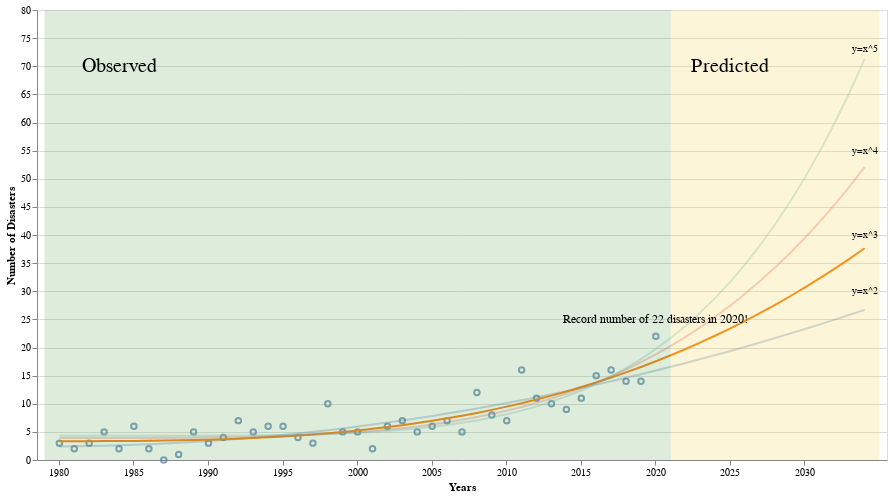

The cell this chart's notebook holds for it:
### Markdown cell above
Let's start by looking at the trends in the US in general. Let's plot the total number of billion dollar disasters each year across the entire united states. We'll also fit a curve to the data, and extrapolate it to the next few years to get a sense of what we can expect

### Code cell
data = usa_data
disaster = 'all-disasters'
metric = 'count'

# Select out rows from dataset for the disaster
all_disaster_data = data.loc[data['disaster'] == disaster, :].reset_index(drop=True)

# Get metric data as our targets
regression_data = data.loc[data['disaster'] == disaster,metric].reset_index(drop=True)

# Define a fit function for a given exponent n
def fit_func(n): 
    return lambda x,a,b: a + b*x**n

# Set the list of exponents to try
exponents = {'x^2': 2,'x^3': 3,'x^4': 4,'x^5': 5}
colors = ['red','blue','green','orange']
num_future_yrs = 15

preds = np.zeros((len(exponents),len(regression_data) + num_future_yrs-1))
rmse_errs = np.zeros(len(exponents))

for idx,exp_name in enumerate(exponents.keys()):
    fn = fit_func(exponents[exp_name])
    params, cov = curve_fit(fn, np.arange(1,len(regression_data)+1), regression_data)
    preds[idx,:] = fn(np.arange(1,len(regression_data)+num_future_yrs), params[0], params[1])
    rmse_errs[idx] = np.sqrt(np.sum((preds[idx, 0:len(regression_data)] - regression_data)**2))

# Collect the predictions    
pred_df = pd.DataFrame(preds).T
pred_df.columns = exponents.keys()
pred_df['year'] = np.arange(1980,2020+num_future_yrs)
pred_df = pred_df.reset_index(drop=True).melt('year') # Turn columns to rows


# Plot the raw data for disasters as points
chart = alt.Chart(all_disaster_data).mark_point().encode(
    alt.X('year:N', axis=alt.Axis(title='Years', values=np.arange(1980,2020+num_future_yrs,5), labelAngle=0)),
    alt.Y('{}'.format(metric), axis=alt.Axis(title='Number of Disasters'))
).properties(
    width=850,
    height=450
)

# Plot the fitted curves
fit_charts = alt.Chart(pred_df).mark_line().encode(
    alt.X('year:N'),
    alt.Y('value:Q'),
    color='variable:N',
    opacity = alt.condition(alt.datum.variable == 'x^3', alt.value(1.0), alt.value(0.3))
)

# Add label texts for fit curves
annotations = pd.DataFrame({'x': [2034]*4, 'y': [73,55,40,30], 'text': ['y=x^5', 
                                                                        'y=x^4',
                                                                        'y=x^3',
                                                                        'y=x^2']})
fit_label_chart = alt.Chart(annotations).mark_text(size=10).encode(
    x = alt.X('x:N'),
    y = alt.Y('y:Q'),
    text = 'text',
)

# Shade the Observed and Predicted Regions
cutoffs = pd.DataFrame({
    'start': [1979,2021],
    'stop': [2021,2021+num_future_yrs]
})
shade_chart = alt.Chart(
    cutoffs.reset_index()
).mark_rect(
    opacity=0.2
).encode(
    x='start:N',
    x2='stop:N',
    y=alt.value(0),
    y2=alt.value(450),
    color=alt.Color('index:N', legend=None)
)

# Add text for 'observed' and 'predicted'
annotations = pd.DataFrame({'x': [1984,2025], 'y': [70,70], 'text': ['Observed', 'Predicted']})
text_chart = alt.Chart(annotations).mark_text(size=20).encode(
    x = alt.X('x:N'),
    y = alt.Y('y:Q'),
    text = 'text',
)

# Extra comment annotations
annotations = pd.DataFrame({'x': [2020], 'y': [25], 'text': ['Record number of 22 disasters in 2020!']})
comments_chart = alt.Chart(annotations).mark_text(size=12).encode(
    x = alt.X('x:N'),
    y = alt.Y('y:Q'),
    text = 'text',
)


chart + fit_charts + shade_chart + text_chart + fit_label_chart + comments_chart

### Figure 1 — Vega-Lite specification as saved in the notebook (floating-point values rounded to 4 significant figures; data arrays with more than 128 entries replaced by an {"elided": "..."} marker saying what was removed)
{"config": {"view": {"continuousWidth": 400, "continuousHeight": 300}}, "layer": [{"data": {"name": "data-a5ec35c79d1def642cf1410fd969e5c2"}, "mark": "point", "encoding": {"x": {"type": "nominal", "axis": {"labelAngle": 0, "title": "Years", "values": [1980.0, 1985.0, 1990.0, 1995.0, 2000.0, 2005.0, 2010.0, 2015.0, 2020.0, 2025.0, 2030.0]}, "field": "year"}, "y": {"type": "quantitative", "axis": {"title": "Number of Disasters"}, "field": "count"}}, "height": 450, "width": 850}, {"data": {"name": "data-48ed39a793511abb3f7485dee005bce0"}, "mark": "line", "encoding": {"color": {"type": "nominal", "field": "variable"}, "opacity": {"condition": {"value": 1.0, "test": "(datum.variable === 'x^3')"}, "value": 0.3}, "x": {"type": "nominal", "field": "year"}, "y": {"type": "quantitative", "field": "value"}}}, {"data": {"name": "data-7465540aad3d935eefbf30522b944d93"}, "mark": {"type": "rect", "opacity": 0.2}, "encoding": {"color": {"type": "nominal", "field": "index", "legend": null}, "x": {"type": "nominal", "field": "start"}, "x2": {"field": "stop"}, "y": {"value": 0}, "y2": {"value": 450}}}, {"data": {"name": "data-72887f89b3f17e85b81a840d002a42c1"}, "mark": {"type": "text", "size": 20}, "encoding": {"text": {"type": "nominal", "field": "text"}, "x": {"type": "nominal", "field": "x"}, "y": {"type": "quantitative", "field": "y"}}}, {"data": {"name": "data-b9a32e25fbb958870564655c2ecedf12"}, "mark": {"type": "text", "size": 10}, "encoding": {"text": {"type": "nominal", "field": "text"}, "x": {"type": "nominal", "field": "x"}, "y": {"type": "quantitative", "field": "y"}}}, {"data": {"name": "data-d8c7542c97ccf8c3ca0c1961991911dc"}, "mark": {"type": "text", "size": 12}, "encoding": {"text": {"type": "nominal", "field": "text"}, "x": {"type": "nominal", "field": "x"}, "y": {"type": "quantitative", "field": "y"}}}], "$schema": "https://vega.github.io/schema/vega-lite/v4.8.1.json", "datasets": {"data-a5ec35c79d1def642cf1410fd969e5c2": [{"year": 1980, "count": 3.0, "cost": 38.3, "deaths": 1280.0, "lower75": 29.7, "upper75": 29.7, "lower90": 27.4, "upper90": 27.4, "lower95": 25.9, "upper95": 25.9, "countRank": 35.0, "costRank": 14.0, "deathsRank": 3.0, "disaster": "all-disasters"}, {"year": 1981, "count": 2.0, "cost": 2.9, "deaths": 20.0, "lower75": 2.4, "upper75": 2.4, "lower90": 1.9, "upper90": 1.9, "lower95": 1.4, "upper95": 1.4, "countRank": 39.0, "costRank": 40.0, "deathsRank": 40.0, "disaster": "all-disasters"}, {"year": 1982, "count": 3.0, "cost": 4.4, "deaths": 148.0, "lower75": 3.7, "upper75": 3.7, "lower90": 3.1, "upper90": 3.1, "lower95": 1.9, "upper95": 1.9, "countRank": 35.0, "costRank": 39.0, "deathsRank": 21.0, "disaster": "all-disasters"}, {"year": 1983, "count": 5.0, "cost": 30.0, "deaths": 267.0, "lower75": 23.0, "upper75": 23.0, "lower90": 21.4, "upper90": 21.4, "lower95": 20.2, "upper95": 20.2, "countRank": 29.0, "costRank": 18.0, "deathsRank": 13.0, "disaster": "all-disasters"}, {"year": 1984, "count": 2.0, "cost": 2.8, "deaths": 81.0, "lower75": 2.5, "upper75": 2.5, "lower90": 2.2, "upper90": 2.2, "lower95": 2.0, "upper95": 2.0, "countRank": 39.0, "costRank": 41.0, "deathsRank": 31.0, "disaster": "all-disasters"}, {"year": 1985, "count": 6.0, "cost": 17.5, "deaths": 290.0, "lower75": 12.9, "upper75": 12.9, "lower90": 11.9, "upper90": 11.9, "lower95": 11.1, "upper95": 11.1, "countRank": 18.0, "costRank": 28.0, "deathsRank": 12.0, "disaster": "all-disasters"}, {"year": 1986, "count": 2.0, "cost": 5.6, "deaths": 113.0, "lower75": 4.4, "upper75": 4.4, "lower90": 4.2, "upper90": 4.2, "lower95": 4.0, "upper95": 4.0, "countRank": 39.0, "costRank": 38.0, "deathsRank": 29.0, "disaster": "all-disasters"}, {"year": 1987, "count": 0.0, "cost": 0.0, "deaths": 0.0, "lower75": 0.0, "upper75": 0.0, "lower90": 0.0, "upper90": 0.0, "lower95": 0.0, "upper95": 0.0, "countRank": 42.0, "costRank": 42.0, "deathsRank": 42.0, "disaster": "all-disasters"}, {"year": 1988, "count": 1.0, "cost": 45.4, "deaths": 454.0, "lower75": 34.6, "upper75": 34.6, "lower90": 32.0, "upper90": 32.0, "lower95": 30.9, "upper95": 30.9, "countRank": 41.0, "costRank": 13.0, "deathsRank": 7.0, "disaster": "all-disasters"}, {"year": 1989, "count": 5.0, "cost": 33.0, "deaths": 217.0, "lower75": 29.2, "upper75": 29.2, "lower90": 27.9, "upper90": 27.9, "lower95": 27.2, "upper95": 27.2, "countRank": 29.0, "costRank": 15.0, "deathsRank": 17.0, "disaster": "all-disasters"}, {"year": 1990, "count": 3.0, "cost": 10.8, "deaths": 13.0, "lower75": 8.9, "upper75": 8.9, "lower90": 8.5, "upper90": 8.5, "lower95": 8.2, "upper95": 8.2, "countRank": 35.0, "costRank": 37.0, "deathsRank": 41.0, "disaster": "all-disasters"}, {"year": 1991, "count": 4.0, "cost": 16.5, "deaths": 43.0, "lower75": 14.7, "upper75": 14.7, "lower90": 13.9, "upper90": 13.9, "lower95": 13.1, "upper95": 13.1, "countRank": 31.0, "costRank": 31.0, "deathsRank": 37.0, "disaster": "all-disasters"}, {"year": 1992, "count": 7.0, "cost": 67.8, "deaths": 113.0, "lower75": 60.9, "upper75": 60.9, "lower90": 58.4, "upper90": 58.4, "lower95": 57.0, "upper95": 57.0, "countRank": 14.0, "costRank": 9.0, "deathsRank": 29.0, "disaster": "all-disasters"}, {"year": 1993, "count": 5.0, "cost": 54.8, "deaths": 339.0, "lower75": 41.9, "upper75": 41.9, "lower90": 39.7, "upper90": 39.7, "lower95": 38.2, "upper95": 38.2, "countRank": 29.0, "costRank": 10.0, "deathsRank": 10.0, "disaster": "all-disasters"}, {"year": 1994, "count": 6.0, "cost": 14.0, "deaths": 133.0, "lower75": 12.4, "upper75": 12.4, "lower90": 11.9, "upper90": 11.9, "lower95": 11.3, "upper95": 11.3, "countRank": 18.0, "costRank": 34.0, "deathsRank": 25.0, "disaster": "all-disasters"}, {"year": 1995, "count": 6.0, "cost": 29.1, "deaths": 977.0, "lower75": 23.8, "upper75": 23.8, "lower90": 22.5, "upper90": 22.5, "lower95": 21.6, "upper95": 21.6, "countRank": 18.0, "costRank": 19.0, "deathsRank": 4.0, "disaster": "all-disasters"}, {"year": 1996, "count": 4.0, "cost": 18.3, "deaths": 233.0, "lower75": 16.5, "upper75": 16.5, "lower90": 15.6, "upper90": 15.6, "lower95": 15.1, "upper95": 15.1, "countRank": 31.0, "costRank": 27.0, "deathsRank": 16.0, "disaster": "all-disasters"}, {"year": 1997, "count": 3.0, "cost": 12.7, "deaths": 114.0, "lower75": 11.8, "upper75": 11.8, "lower90": 11.0, "upper90": 11.0, "lower95": 10.2, "upper95": 10.2, "countRank": 35.0, "costRank": 36.0, "deathsRank": 27.0, "disaster": "all-disasters"}, {"year": 1998, "count": 10.0, "cost": 32.5, "deaths": 421.0, "lower75": 27.8, "upper75": 27.8, "lower90": 26.6, "upper90": 26.6, "lower95": 25.8, "upper95": 25.8, "countRank": 10.0, "costRank": 16.0, "deathsRank": 8.0, "disaster": "all-disasters"}, {"year": 1999, "count": 5.0, "cost": 20.7, "deaths": 659.0, "lower75": 18.5, "upper75": 18.5, "lower90": 17.8, "upper90": 17.8, "lower95": 17.0, "upper95": 17.0, "countRank": 29.0, "costRank": 23.0, "deathsRank": 6.0, "disaster": "all-disasters"}, {"year": 2000, "count": 5.0, "cost": 13.1, "deaths": 147.0, "lower75": 11.9, "upper75": 11.9, "lower90": 11.7, "upper90": 11.7, "lower95": 11.1, "upper95": 11.1, "countRank": 29.0, "costRank": 35.0, "deathsRank": 22.0, "disaster": "all-disasters"}, {"year": 2001, "count": 2.0, "cost": 17.4, "deaths": 46.0, "lower75": 15.2, "upper75": 15.2, "lower90": 14.6, "upper90": 14.6, "lower95": 14.3, "upper95": 14.3, "countRank": 39.0, "costRank": 29.0, "deathsRank": 35.0, "disaster": "all-disasters"}, {"year": 2002, "count": 6.0, "cost": 22.8, "deaths": 63.0, "lower75": 21.3, "upper75": 21.3, "lower90": 21.0, "upper90": 21.0, "lower95": 20.4, "upper95": 20.4, "countRank": 18.0, "costRank": 22.0, "deathsRank": 32.0, "disaster": "all-disasters"}, {"year": 2003, "count": 7.0, "cost": 32.5, "deaths": 180.0, "lower75": 28.4, "upper75": 28.4, "lower90": 27.7, "upper90": 27.7, "lower95": 27.0, "upper95": 27.0, "countRank": 14.0, "costRank": 16.0, "deathsRank": 18.0, "disaster": "all-disasters"}, {"year": 2004, "count": 5.0, "cost": 77.7, "deaths": 172.0, "lower75": 69.8, "upper75": 69.8, "lower90": 67.7, "upper90": 67.7, "lower95": 66.4, "upper95": 66.4, "countRank": 29.0, "costRank": 8.0, "deathsRank": 19.0, "disaster": "all-disasters"}, {"year": 2005, "count": 6.0, "cost": 230.8, "deaths": 2002.0, "lower75": 194.2, "upper75": 194.2, "lower90": 184.6, "upper90": 184.6, "lower95": 178.5, "upper95": 178.5, "countRank": 18.0, "costRank": 2.0, "deathsRank": 2.0, "disaster": "all-disasters"}, {"year": 2006, "count": 7.0, "cost": 20.3, "deaths": 96.0, "lower75": 18.7, "upper75": 18.7, "lower90": 18.2, "upper90": 18.2, "lower95": 17.6, "upper95": 17.6, "countRank": 14.0, "costRank": 25.0, "deathsRank": 30.0, "disaster": "all-disasters"}, {"year": 2007, "count": 5.0, "cost": 16.0, "deaths": 37.0, "lower75": 14.7, "upper75": 14.7, "lower90": 14.3, "upper90": 14.3, "lower95": 14.1, "upper95": 14.1, "countRank": 29.0, "costRank": 32.0, "deathsRank": 38.0, "disaster": "all-disasters"}, {"year": 2008, "count": 12.0, "cost": 80.5, "deaths": 315.0, "lower75": 72.5, "upper75": 72.5, "lower90": 70.3, "upper90": 70.3, "lower95": 69.0, "upper95": 69.0, "countRank": 7.0, "costRank": 7.0, "deathsRank": 11.0, "disaster": "all-disasters"}, {"year": 2009, "count": 8.0, "cost": 15.9, "deaths": 33.0, "lower75": 14.5, "upper75": 14.5, "lower90": 14.2, "upper90": 14.2, "lower95": 13.8, "upper95": 13.8, "countRank": 13.0, "costRank": 33.0, "deathsRank": 39.0, "disaster": "all-disasters"}, {"year": 2010, "count": 7.0, "cost": 16.7, "deaths": 51.0, "lower75": 15.1, "upper75": 15.1, "lower90": 14.7, "upper90": 14.7, "lower95": 14.3, "upper95": 14.3, "countRank": 14.0, "costRank": 30.0, "deathsRank": 34.0, "disaster": "all-disasters"}, {"year": 2011, "count": 16.0, "cost": 80.9, "deaths": 764.0, "lower75": 73.3, "upper75": 73.3, "lower90": 70.9, "upper90": 70.9, "lower95": 68.9, "upper95": 68.9, "countRank": 2.0, "costRank": 6.0, "deathsRank": 5.0, "disaster": "all-disasters"}, {"year": 2012, "count": 11.0, "cost": 134.4, "deaths": 377.0, "lower75": 118.1, "upper75": 118.1, "lower90": 113.5, "upper90": 113.5, "lower95": 110.6, "upper95": 110.6, "countRank": 8.0, "costRank": 3.0, "deathsRank": 9.0, "disaster": "all-disasters"}, {"year": 2013, "count": 10.0, "cost": 26.9, "deaths": 114.0, "lower75": 25.1, "upper75": 25.1, "lower90": 24.5, "upper90": 24.5, "lower95": 23.9, "upper95": 23.9, "countRank": 10.0, "costRank": 20.0, "deathsRank": 27.0, "disaster": "all-disasters"}, {"year": 2014, "count": 9.0, "cost": 20.4, "deaths": 53.0, "lower75": 19.1, "upper75": 19.1, "lower90": 18.2, "upper90": 18.2, "lower95": 17.5, "upper95": 17.5, "countRank": 12.0, "costRank": 24.0, "deathsRank": 33.0, "disaster": "all-disasters"}, {"year": 2015, "count": 11.0, "cost": 26.0, "deaths": 158.0, "lower75": 23.9, "upper75": 23.9, "lower90": 23.1, "upper90": 23.1, "lower95": 22.1, "upper95": 22.1, "countRank": 8.0, "costRank": 21.0, "deathsRank": 20.0, "disaster": "all-disasters"}, {"year": 2016, "count": 15.0, "cost": 51.5, "deaths": 138.0, "lower75": 41.4, "upper75": 41.4, "lower90": 39.2, "upper90": 39.2, "lower95": 37.8, "upper95": 37.8, "countRank": 4.0, "costRank": 11.0, "deathsRank": 24.0, "disaster": "all-disasters"}, {"year": 2017, "count": 16.0, "cost": 327.8, "deaths": 3278.0, "lower75": 266.7, "upper75": 266.7, "lower90": 242.6, "upper90": 242.6, "lower95": 228.1, "upper95": 228.1, "countRank": 2.0, "costRank": 1.0, "deathsRank": 1.0, "disaster": "all-disasters"}, {"year": 2018, "count": 14.0, "cost": 94.7, "deaths": 247.0, "lower75": 78.3, "upper75": 78.3, "lower90": 72.1, "upper90": 72.1, "lower95": 65.8, "upper95": 65.8, "countRank": 5.0, "costRank": 5.0, "deathsRank": 15.0, "disaster": "all-disasters"}, {"year": 2019, "count": 14.0, "cost": 46.1, "deaths": 44.0, "lower75": 37.0, "upper75": 37.0, "lower90": 34.9, "upper90": 34.9, "lower95": 32.5, "upper95": 32.5, "countRank": 5.0, "costRank": 12.0, "deathsRank": 36.0, "disaster": "all-disasters"}, {"year": 2020, "count": 22.0, "cost": 95.8, "deaths": 262.0, "lower75": 83.7, "upper75": 83.7, "lower90": 80.3, "upper90": 80.3, "lower95": 76.7, "upper95": 76.7, "countRank": 1.0, "costRank": 4.0, "deathsRank": 14.0, "disaster": "all-disasters"}], "data-48ed39a793511abb3f7485dee005bce0": {"elided": "220 records"}, "data-7465540aad3d935eefbf30522b944d93": [{"index": 0, "start": 1979, "stop": 2021}, {"index": 1, "start": 2021, "stop": 2036}], "data-72887f89b3f17e85b81a840d002a42c1": [{"x": 1984, "y": 70, "text": "Observed"}, {"x": 2025, "y": 70, "text": "Predicted"}], "data-b9a32e25fbb958870564655c2ecedf12": [{"x": 2034, "y": 73, "text": "y=x^5"}, {"x": 2034, "y": 55, "text": "y=x^4"}, {"x": 2034, "y": 40, "text": "y=x^3"}, {"x": 2034, "y": 30, "text": "y=x^2"}], "data-d8c7542c97ccf8c3ca0c1961991911dc": [{"x": 2020, "y": 25, "text": "Record number of 22 disasters in 2020!"}]}}
